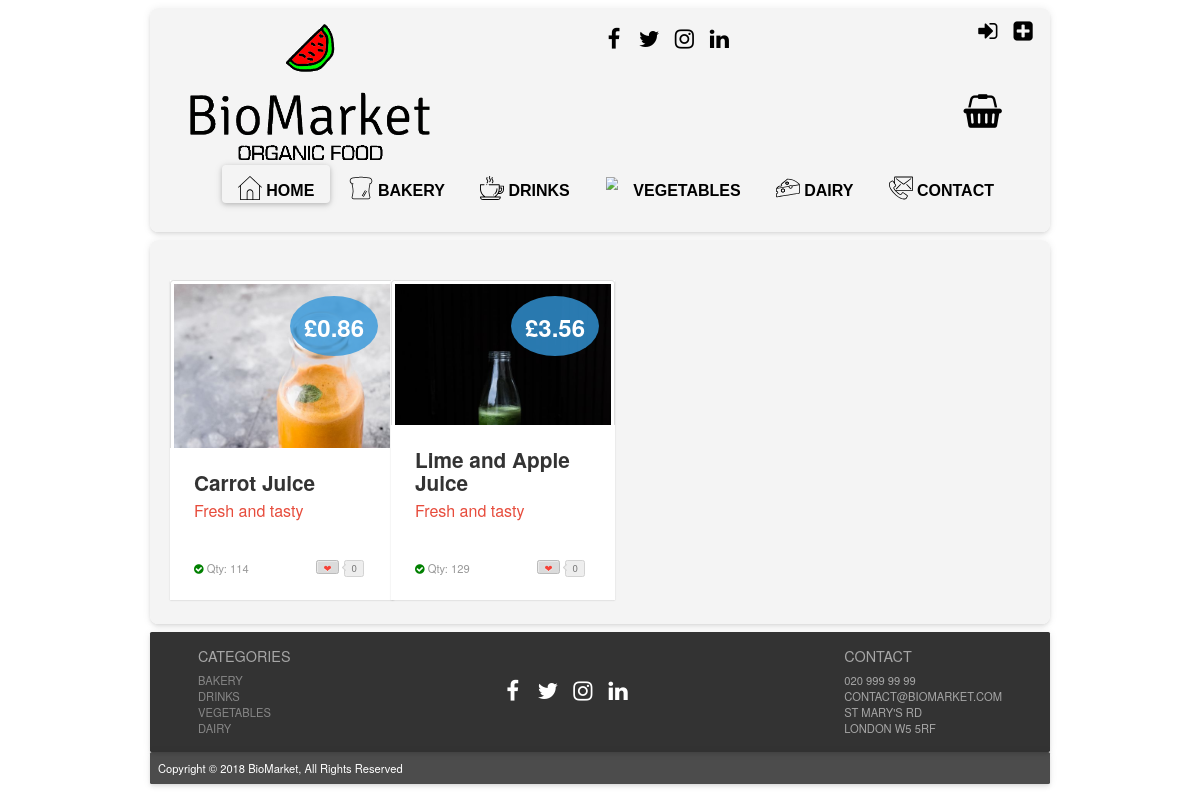
Page /?page=products_drinks on the earlier database version.
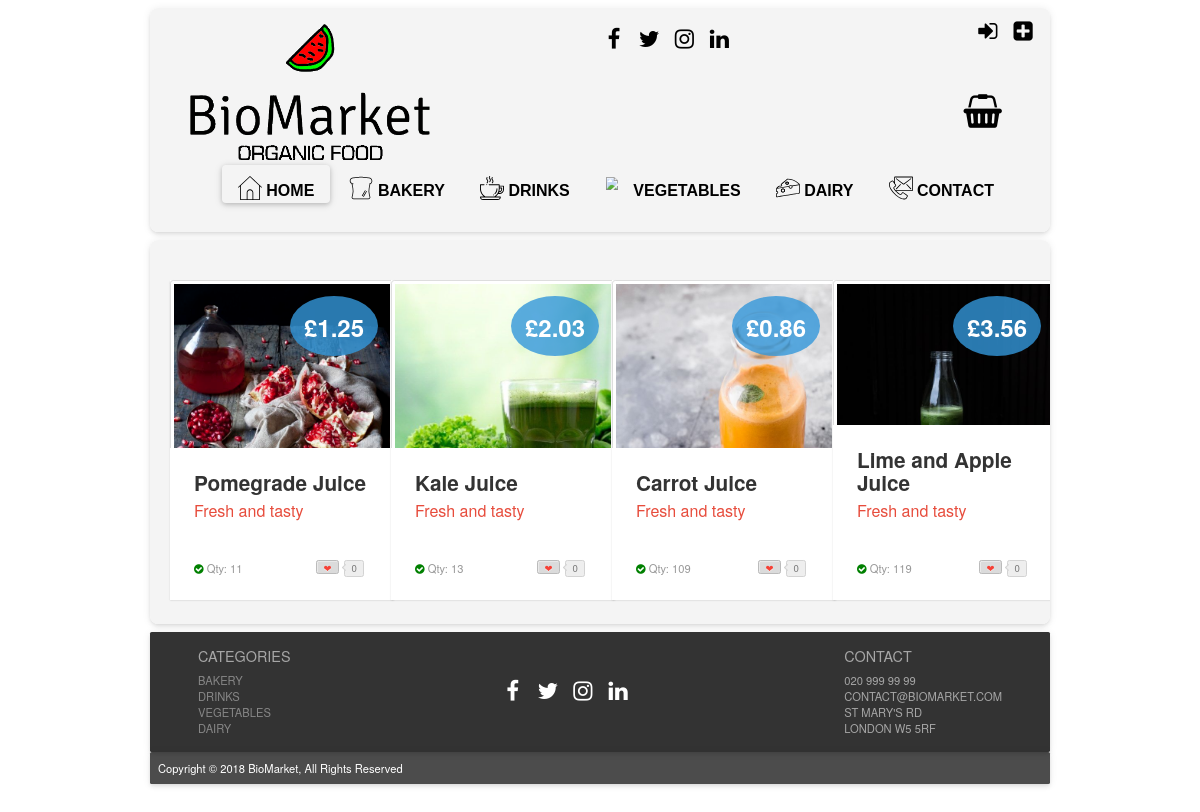
Same page on the later database version.
### tables this page shows
CREATE TABLE IF NOT EXISTS `products` (
  `prod_id` int(11) NOT NULL AUTO_INCREMENT,
  `prod_name` varchar(50) NOT NULL,
  `price` decimal(5,2) NOT NULL,
  `sup_id` int(11) NOT NULL,
  `prod_dsc` varchar(230) NOT NULL,
  `prod_img` text NOT NULL,
  `cat_id` int(11) NOT NULL,
  `sto_qty` int(8) NOT NULL,
  PRIMARY KEY (`prod_id`),
  KEY `sup_id` (`sup_id`),
  KEY `cat_id` (`cat_id`)
);

### index.php (called while the page is built, shortened)
<?php
include "php/config.php";
$page = "home";
if (isset($_GET["page"])) {
    $page = basename($_GET["page"]);
}
if (file_exists("php/".$page.".php")) {
    include "php/".$page.".php";
}
include "layout.php";

### php/config.php (called while the page is built, shortened)
<?php
function is_logged_in()
{
    return isset($_SESSION["logged_in"]) && ($_SESSION["logged_in"] == true);
}
function get_user_level()
{
    $level = "VISITOR";
    return $level;
}

### php/products_drinks.php (the view, shortened to what this page needs)
<!DOCTYPE html>
<html lang="en">
    <?php
    $userlevel = get_user_level();
    ?>
    <head>
        <link rel="stylesheet prefetch" href="css/__codepen_io_andytran_pen.css">
        <link rel="stylesheet" href="css/stylelogin.css">
        <link rel="stylesheet" href="css/product_card_style.css">
    </head>
    <body>
        <section class="category-section">
            <div class="container">
                <div class="row">
                    <?php
                    $search = "SELECT * FROM products WHERE cat_id = '2' ORDER BY prod_id ASC";
                    $result = mysqli_query($mysqli, $search);
                    while ($row = mysqli_fetch_assoc($result)) {
                        if (!$row["sto_qty"] <= 0) {
                            if ($userlevel == "MEMBER") {
                                ?>
                                <div class="col-lg-3 col-sm-6 col-xs-12" ><a href="#"></a>
                                    <div class="post-module">
                                        <div class="thumbnail">
                                            <div class="price">
                                                <div class="deal">&pound<?php echo $row["price"] ?></div>
                                            </div><img alt="product example" src="<?php echo $row["prod_img"] ?>">
                                        </div>
                                        <div class="post-content">
                                            <div class="category">
                                                <?php
                                                print '<div class="toCard"><a href="?page=product_page&prod_id=' . $row["prod_id"] . '&action=add_to_basket">Add to Basket</a>
                    </div> ';
                                                ?>
                                            </div>
                                            <h1 class="title"><?php echo $row["prod_name"] ?></h1>
                                            <h2 class="sub_title">Fresh and tasty</h2>
                                            <p class="description"><?php echo $row["prod_dsc"] ?>
                                            <div class="post-meta">
                                                <span class="showStock"><i class="fa fa-check-circle"></i>
                                                    <a>Qty: <?php echo $row["sto_qty"] ?></a></span><a href="#" title="Love it" class="btn btn-counter" data-count="0"><span>&#x2764;</span></a></div>
                                        </div>
                                    </div>
                                </div>
                                <?php
                            } else {
                                ?>
                                <div class="col-lg-3 col-sm-6 col-xs-12" ><a href="#"></a>
                                    <div class="post-module">
                                        <div class="thumbnail">
                                            <div class="price">
                                                <div class="deal">&pound<?php echo $row["price"] ?></div>
                                            </div><img alt="product example" src="<?php echo $row["prod_img"] ?>">
                                        </div>
                                        <div class="post-content">
                                            <h1 class="title"><?php echo $row["prod_name"] ?></h1>
                                            <h2 class="sub_title">Fresh and tasty</h2>
                                            <p class="description"><?php echo $row["prod_dsc"] ?>
                                            <div class="post-meta">
                                                <span class="showStock"><i class="fa fa-check-circle"></i>
                                                    <a>Qty: <?php echo $row["sto_qty"] ?></a></span><a href="#" title="Love it" class="btn btn-counter" data-count="0"><span>&#x2764;</span></a></div>
                                        </div>
                                    </div>
                                </div>
                                <?php
                            }
                        }
                    }
                    ?>
                </div>
            </div>
        </section>
    </body>
</html>

Differences in the rows shown:
now on this page (row edited): products: price "1.25", prod_img (picture), prod_name "Pomegrade Juice", sto_qty "11"
now on this page (row edited): products: price "2.03", prod_img (picture), prod_name "Kale Juice", sto_qty "13"
changed products "Carrot Juice": sto_qty "114" → "109"
changed products "Lime and Apple Juice": sto_qty "129" → "119"
